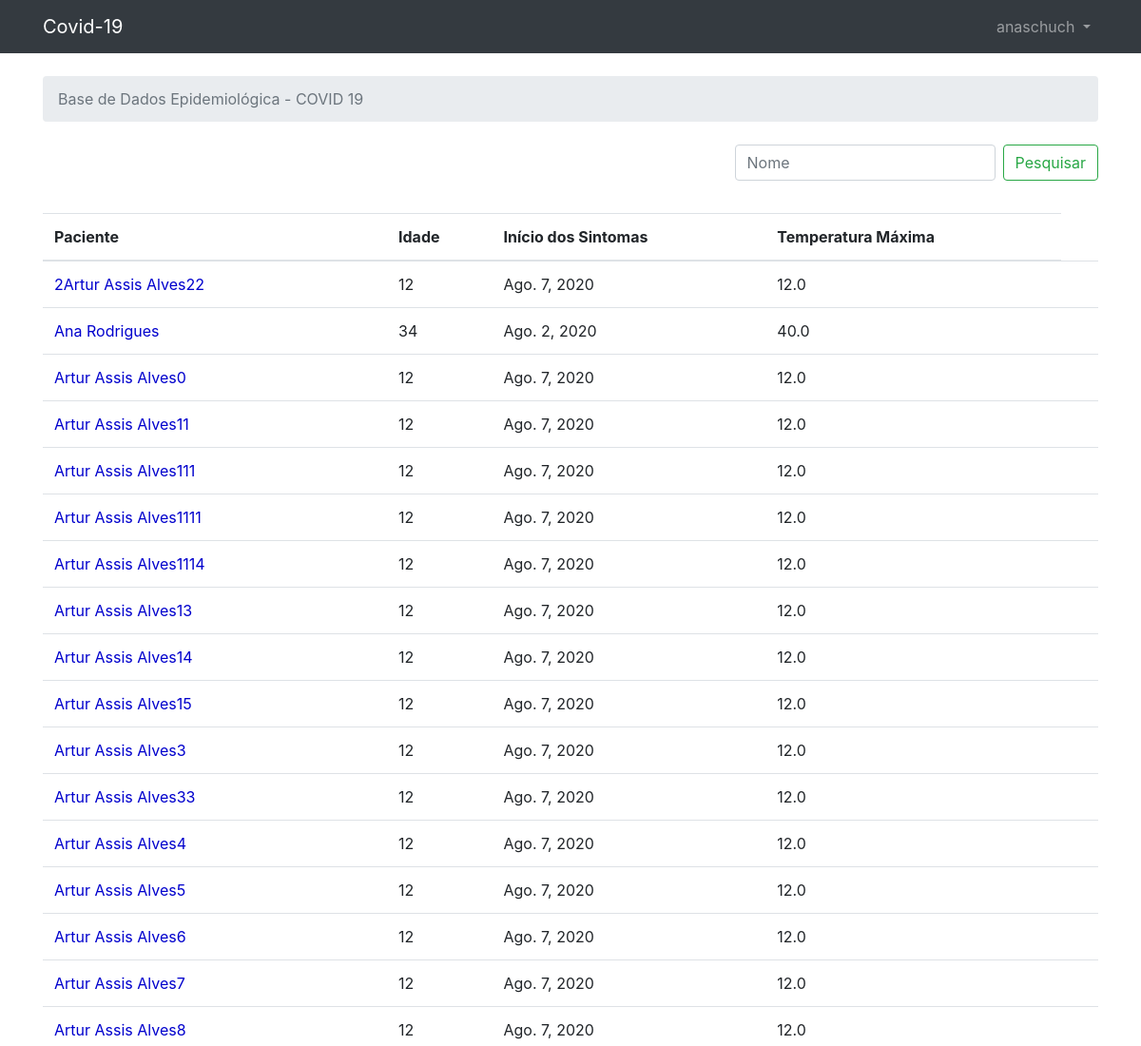
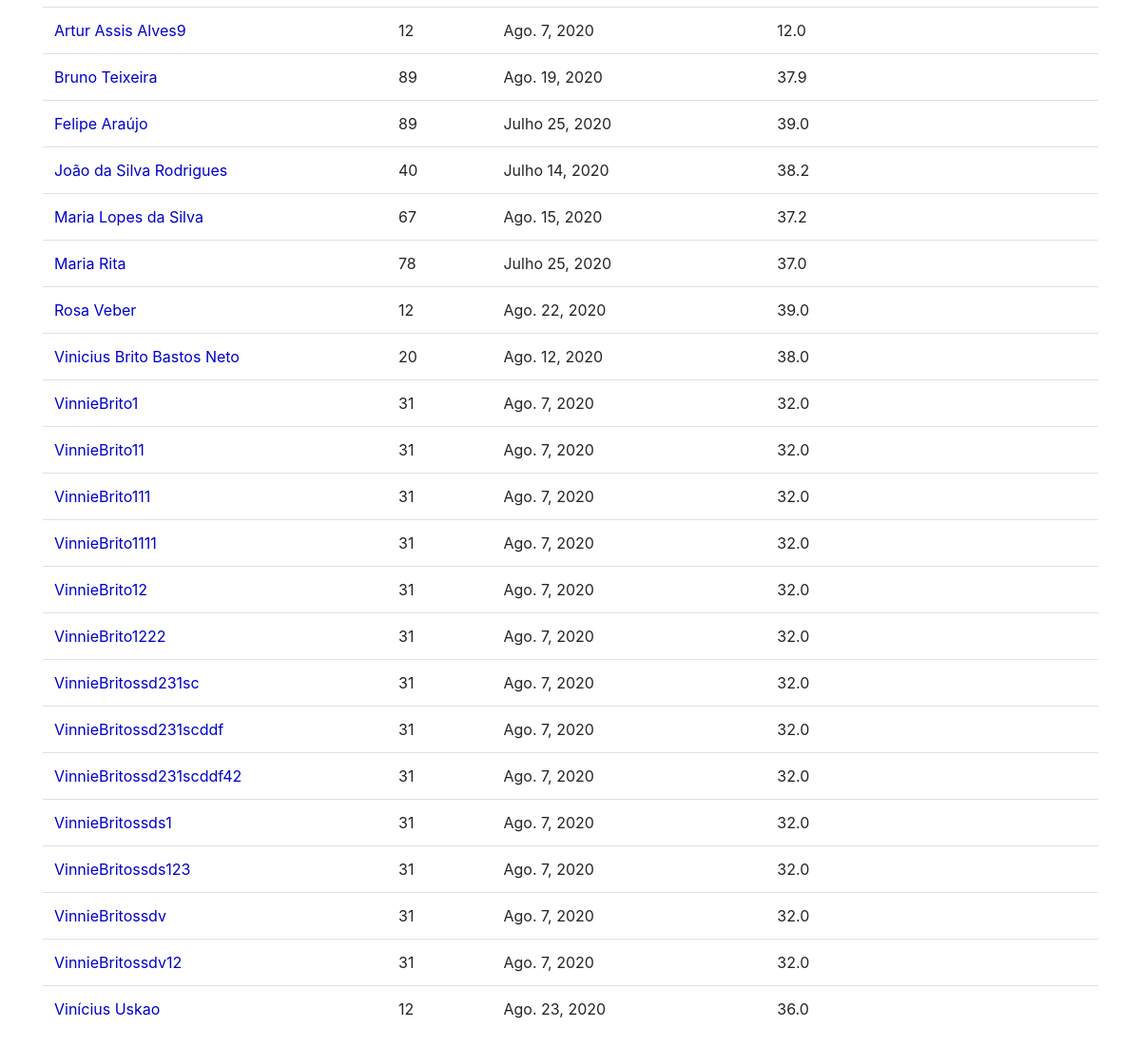
Page /pacientes/ (signed in) on the committed database (2 pictures, top to bottom).
### pacientes/models.py (models this page shows, shortened)
class Paciente(models.Model):
    nome = models.CharField(max_length=30, unique=True)
    idade = models.IntegerField(null=True)
    temperatura_maxima = models.FloatField(null=True)
    data_inicio_sintomas = models.DateField(null=True)

### pacientes/views.py (the view)
# urls.py: url(r'^pacientes/$', views.patient_edit, name='patient_edit'),
def patient_edit(request):
    pesquisar = request.GET.get('pesquisar')
    if pesquisar is not None:
        pacientes = Paciente.objects.filter(nome__startswith=pesquisar).order_by('nome')
        if len(pesquisar) == 0:
            pesquisar = "Nome"
    else:
        pacientes = Paciente.objects.all().order_by('nome')
        pesquisar = "Nome"
    return render(request, 'patient_edit.html', {'pacientes': pacientes, 'pesquisar': pesquisar})

### templates/patient_edit.html
{% extends 'base.html' %}
{% block breadcrumb %}
  <li class="breadcrumb-item active">Base de Dados Epidemiológica - COVID 19</li>
{% endblock %}
{% block content %}
    <form class="form-inline float-right">
        <input class="form-control mr-sm-2" type="search" placeholder="{{ pesquisar }}" aria-label="Pesquisar" name="pesquisar">
        <button class="btn btn-outline-success my-2 my-sm-0" type="submit">Pesquisar</button>
    </form>
    <br>
    <br>
    <br>
  <table class="table">
    <thead class="thead-inverse">
      <tr>
        <th>Paciente</th>
          <th>Idade</th>
          <th>Início dos Sintomas</th>
          <th>Temperatura Máxima</th>
      </tr>
    </thead>
    <tbody>
          {% for patient in pacientes %}
            <tr>
                <td>
                    <a href="{% url 'patient_description' patient.pk %}" style="color:mediumblue">{{ patient.nome }}</a>
                </td>
                <td class="align-middle">{{ patient.idade }}</td>
                <td class="align-middle">{{ patient.data_inicio_sintomas }}</td>
                <td class="align-middle">{{ patient.temperatura_maxima }}</td>
                <td></td>
            </tr>
          {% endfor %}
    </tbody>
  </table>
{% endblock %}

### templates/base.html (shortened to what this page needs)
{% load static %}<!DOCTYPE html>
<html>
  <head>
      <link rel="stylesheet" href="https://maxcdn.bootstrapcdn.com/bootstrap/4.0.0/css/bootstrap.min.css">
  </head>
  <body>
  {% block body %}
      <nav class="navbar navbar-expand-sm navbar-dark bg-dark">
          <div class="container">
              {% if user.is_authenticated %}
                  <a class="navbar-brand" href="{% url 'home_logged' %}">Covid-19</a>
              {% else %}
                  <a class="navbar-brand" href="{% url 'home' %}">Covid-19</a>
              {% endif %}
              <div class="collapse navbar-collapse" id="mainMenu">
                  {% if user.is_authenticated %}
                      <ul class="navbar-nav ml-auto">
                          <li class="nav-item dropdown">
                              <a class="nav-link dropdown-toggle" href="#" id="userMenu" data-toggle="dropdown" aria-haspopup="true" aria-expanded="false">
                                  {{ user.username }}
                              </a>
                          </li>
                      </ul>
                  {% endif %}
              </div>
          </div>
      </nav>
      <div class="container">
          <ol class="breadcrumb my-4">
              {% block breadcrumb %}
              {% endblock %}
          </ol>
          {% block content %}
          {% endblock %}
      </div>
  {% endblock body %}
  </body>
</html>

### rows in the picture
Paciente: nome "2Artur Assis Alves22", idade "12", data_inicio_sintomas "Ago. 7, 2020", temperatura_maxima "12.0"
Paciente: nome "Ana Rodrigues", idade "34", data_inicio_sintomas "Ago. 2, 2020", temperatura_maxima "40.0"
Paciente: nome "Artur Assis Alves0", idade "12", data_inicio_sintomas "Ago. 7, 2020", temperatura_maxima "12.0"
Paciente: nome "Artur Assis Alves11", idade "12", data_inicio_sintomas "Ago. 7, 2020", temperatura_maxima "12.0"
Paciente: nome "Artur Assis Alves111", idade "12", data_inicio_sintomas "Ago. 7, 2020", temperatura_maxima "12.0"
Paciente: nome "Artur Assis Alves1111", idade "12", data_inicio_sintomas "Ago. 7, 2020", temperatura_maxima "12.0"
Paciente: nome "Artur Assis Alves1114", idade "12", data_inicio_sintomas "Ago. 7, 2020", temperatura_maxima "12.0"
Paciente: nome "Artur Assis Alves13", idade "12", data_inicio_sintomas "Ago. 7, 2020", temperatura_maxima "12.0"
Paciente: nome "Artur Assis Alves14", idade "12", data_inicio_sintomas "Ago. 7, 2020", temperatura_maxima "12.0"
Paciente: nome "Artur Assis Alves15", idade "12", data_inicio_sintomas "Ago. 7, 2020", temperatura_maxima "12.0"
Paciente: nome "Artur Assis Alves3", idade "12", data_inicio_sintomas "Ago. 7, 2020", temperatura_maxima "12.0"
Paciente: nome "Artur Assis Alves33", idade "12", data_inicio_sintomas "Ago. 7, 2020", temperatura_maxima "12.0"
Paciente: nome "Artur Assis Alves4", idade "12", data_inicio_sintomas "Ago. 7, 2020", temperatura_maxima "12.0"
Paciente: nome "Artur Assis Alves5", idade "12", data_inicio_sintomas "Ago. 7, 2020", temperatura_maxima "12.0"
Paciente: nome "Artur Assis Alves6", idade "12", data_inicio_sintomas "Ago. 7, 2020", temperatura_maxima "12.0"
Paciente: nome "Artur Assis Alves7", idade "12", data_inicio_sintomas "Ago. 7, 2020", temperatura_maxima "12.0"
Paciente: nome "Artur Assis Alves8", idade "12", data_inicio_sintomas "Ago. 7, 2020", temperatura_maxima "12.0"
Paciente: nome "Artur Assis Alves9", idade "12", data_inicio_sintomas "Ago. 7, 2020", temperatura_maxima "12.0"
Paciente: nome "Bruno Teixeira", idade "89", data_inicio_sintomas "Ago. 19, 2020", temperatura_maxima "37.9"
Paciente: nome "Felipe Araújo", idade "89", data_inicio_sintomas "Julho 25, 2020", temperatura_maxima "39.0"
Paciente: nome "João da Silva Rodrigues", idade "40", data_inicio_sintomas "Julho 14, 2020", temperatura_maxima "38.2"
Paciente: nome "Maria Lopes da Silva", idade "67", data_inicio_sintomas "Ago. 15, 2020", temperatura_maxima "37.2"
Paciente: nome "Maria Rita", idade "78", data_inicio_sintomas "Julho 25, 2020", temperatura_maxima "37.0"
Paciente: nome "Rosa Veber", idade "12", data_inicio_sintomas "Ago. 22, 2020", temperatura_maxima "39.0"
Paciente: nome "Vinicius Brito Bastos Neto", idade "20", data_inicio_sintomas "Ago. 12, 2020", temperatura_maxima "38.0"
Paciente: nome "VinnieBrito1", idade "31", data_inicio_sintomas "Ago. 7, 2020", temperatura_maxima "32.0"
Paciente: nome "VinnieBrito11", idade "31", data_inicio_sintomas "Ago. 7, 2020", temperatura_maxima "32.0"
Paciente: nome "VinnieBrito111", idade "31", data_inicio_sintomas "Ago. 7, 2020", temperatura_maxima "32.0"
Paciente: nome "VinnieBrito1111", idade "31", data_inicio_sintomas "Ago. 7, 2020", temperatura_maxima "32.0"
Paciente: nome "VinnieBrito12", idade "31", data_inicio_sintomas "Ago. 7, 2020", temperatura_maxima "32.0"
Paciente: nome "VinnieBrito1222", idade "31", data_inicio_sintomas "Ago. 7, 2020", temperatura_maxima "32.0"
Paciente: nome "VinnieBritossd231sc", idade "31", data_inicio_sintomas "Ago. 7, 2020", temperatura_maxima "32.0"
Paciente: nome "VinnieBritossd231scddf", idade "31", data_inicio_sintomas "Ago. 7, 2020", temperatura_maxima "32.0"
Paciente: nome "VinnieBritossd231scddf42", idade "31", data_inicio_sintomas "Ago. 7, 2020", temperatura_maxima "32.0"
Paciente: nome "VinnieBritossds1", idade "31", data_inicio_sintomas "Ago. 7, 2020", temperatura_maxima "32.0"
Paciente: nome "VinnieBritossds123", idade "31", data_inicio_sintomas "Ago. 7, 2020", temperatura_maxima "32.0"
Paciente: nome "VinnieBritossdv", idade "31", data_inicio_sintomas "Ago. 7, 2020", temperatura_maxima "32.0"
Paciente: nome "VinnieBritossdv12", idade "31", data_inicio_sintomas "Ago. 7, 2020", temperatura_maxima "32.0"
Paciente: nome "Vinícius Uskao", idade "12", data_inicio_sintomas "Ago. 23, 2020", temperatura_maxima "36.0"

### other values in the picture
{{ user.username }} "anaschuch"
